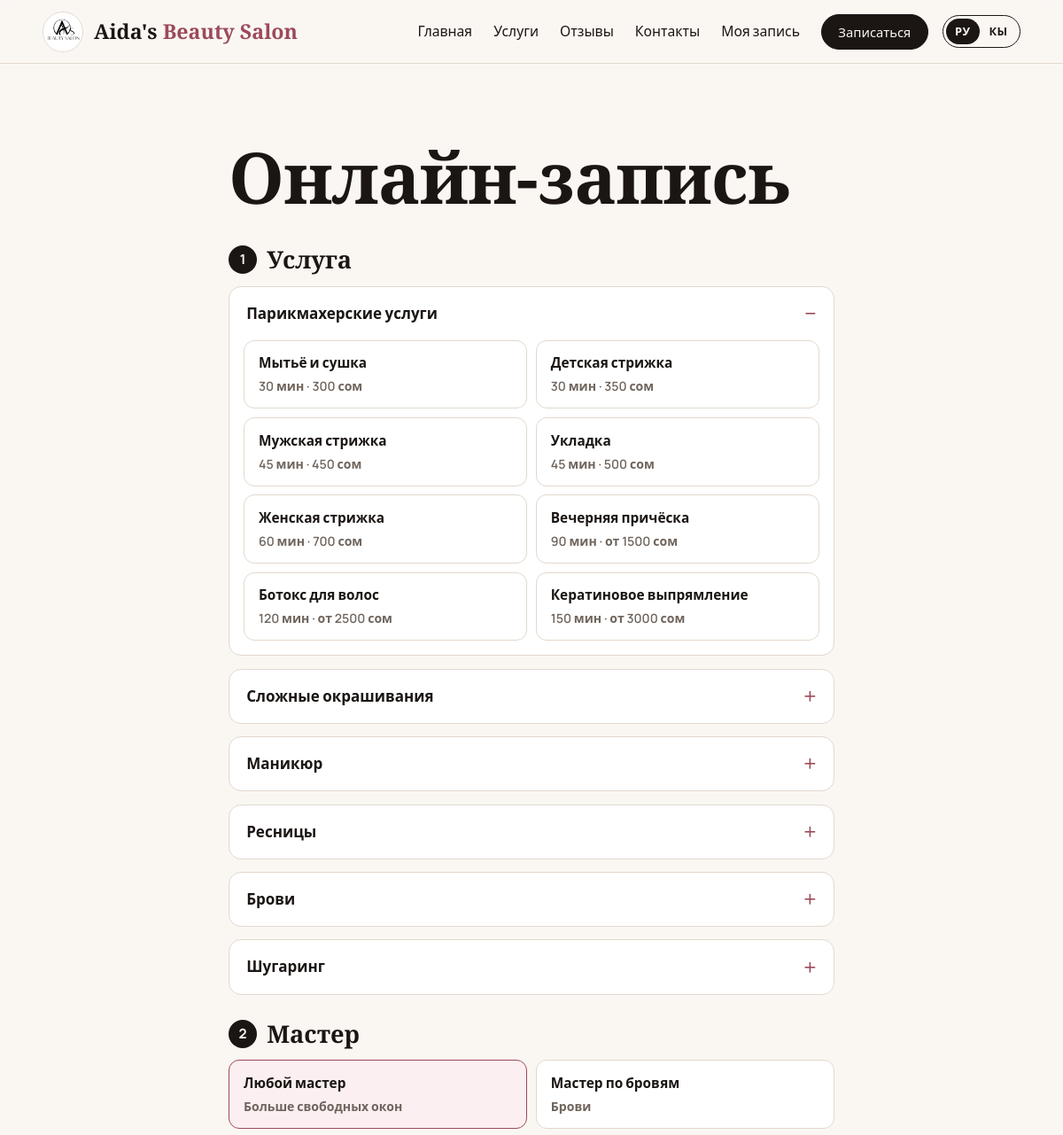
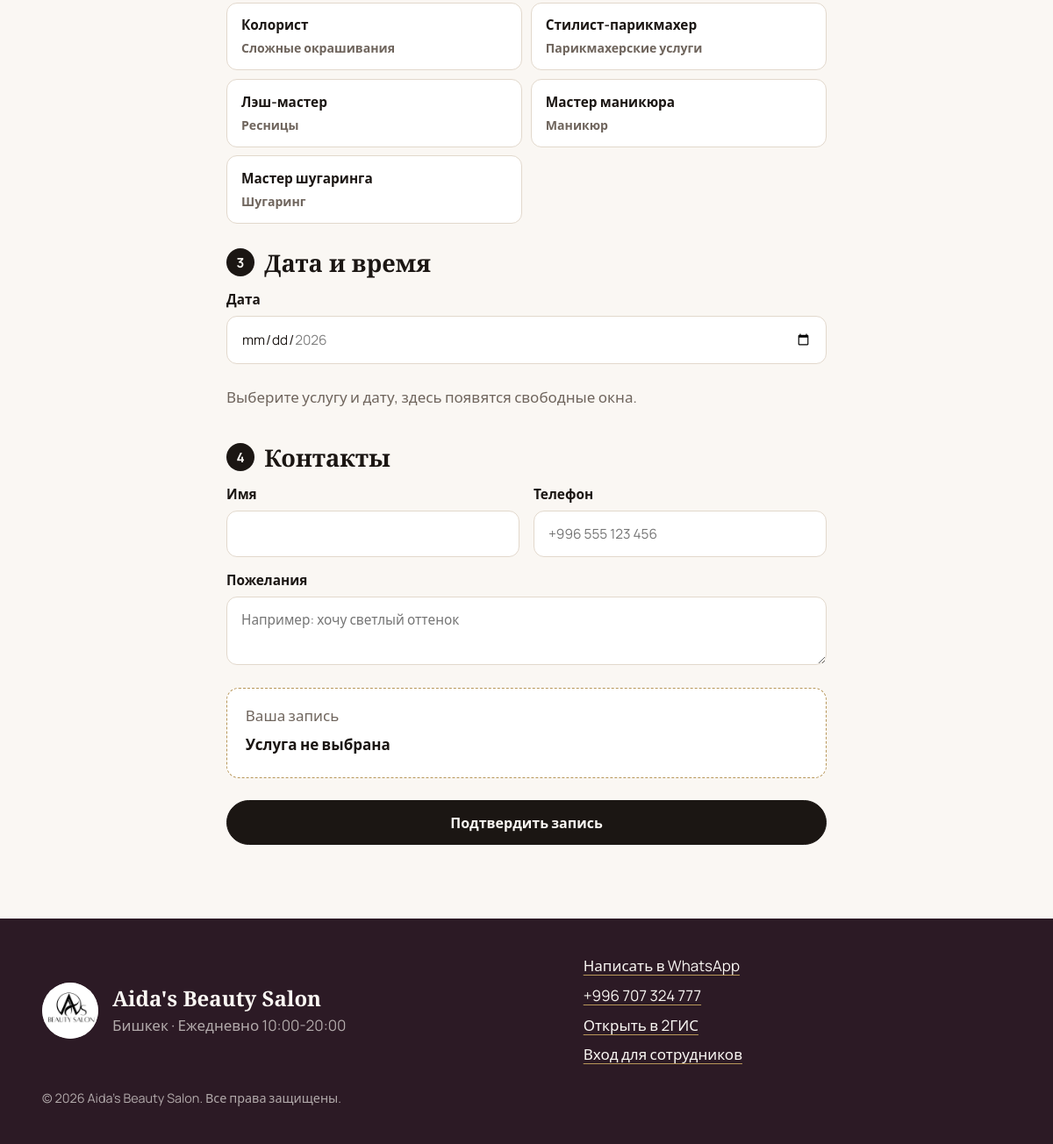
The page /booking on the database its author committed (2 pictures, top to bottom).
### tables this page shows
CREATE TABLE services (
    id          INTEGER PRIMARY KEY AUTOINCREMENT,
    category    TEXT    NOT NULL,
    name_ru     TEXT    NOT NULL,
    name_ky     TEXT    NOT NULL DEFAULT '',
    desc_ru     TEXT    NOT NULL DEFAULT '',
    desc_ky     TEXT    NOT NULL DEFAULT '',
    price       INTEGER NOT NULL CHECK (price >= 0),
    price_from  INTEGER NOT NULL DEFAULT 0,
    duration    INTEGER NOT NULL CHECK (duration BETWEEN 15 AND 480),
    active      INTEGER NOT NULL DEFAULT 1
);

CREATE TABLE masters (
    id       INTEGER PRIMARY KEY AUTOINCREMENT,
    category TEXT    NOT NULL,
    name_ru  TEXT    NOT NULL,
    name_ky  TEXT    NOT NULL DEFAULT '',
    active   INTEGER NOT NULL DEFAULT 1
);

### app.py (the view, shortened to what this page needs)
@app.route("/booking", methods=["GET", "POST"])
def booking():
    form = {
        "service": to_int(request.args.get("service")),
        "master": to_int(request.args.get("master")),
        "day": request.args.get("day", ""),
        "time": "", "name": "", "phone": "", "note": "",
    }
    slots = []
    service = query("SELECT * FROM services WHERE id = ?", (form["service"],), one=True)
    day = parse_day(form["day"])
    if service and day_in_range(day):
        slots = [fmt_min(m) for m in free_slots(day, form["master"], service)]
    today = date.today()
    return render_template(
        "booking.html", groups=services_by_category(), form=form, slots=slots,
        masters=query("SELECT * FROM masters WHERE active = 1 ORDER BY category, id"),
        min_day=today.isoformat(), max_day=(today + timedelta(days=BOOK_DAYS_AHEAD)).isoformat(),
    )

### app.py (called while the page is built)
def get_db():
    if "db" not in g:
        g.db = sqlite3.connect(DATABASE, isolation_level=None)
        g.db.row_factory = sqlite3.Row
        g.db.execute("PRAGMA foreign_keys = ON")
    return g.db

def query(sql, args=(), one=False):
    rows = get_db().execute(sql, args).fetchall()
    return (rows[0] if rows else None) if one else rows

@app.before_request
def pick_language():
    lang = session.get("lang")
    if lang not in LANGS:
        lang = request.accept_languages.best_match(list(LANGS), default=DEFAULT_LANG)
    g.lang = lang

def t(key, **kwargs):
    return translate(g.lang, key, **kwargs)

def loc(row, field):
    value = row[f"{field}_{g.lang}"] if f"{field}_{g.lang}" in row.keys() else ""
    return value or row[f"{field}_ru"]

def category_info(key):
    for k, ru, ky, d_ru, d_ky in seed_data.CATEGORIES:
        if k == key:
            return {"key": k, "name": ky if g.lang == "ky" else ru, "desc": d_ky if g.lang == "ky" else d_ru}
    return {"key": key, "name": key, "desc": ""}

def categories():
    return [category_info(c[0]) for c in seed_data.CATEGORIES]

def csrf_token():
    if "_csrf" not in session:
        session["_csrf"] = secrets.token_urlsafe(24)
    return session["_csrf"]

@app.before_request
def protect_from_csrf():
    if request.method == "POST":
        sent = request.form.get("_csrf") or request.headers.get("X-CSRF-Token", "")
        if not sent or not secrets.compare_digest(sent, session.get("_csrf", "")):
            abort(400, description="csrf")

@app.after_request
def security_headers(resp):
    resp.headers["X-Content-Type-Options"] = "nosniff"
    resp.headers["X-Frame-Options"] = "DENY"
    resp.headers["Referrer-Policy"] = "same-origin"
    resp.headers["Content-Security-Policy"] = (
        "default-src 'self'; script-src 'self'; "
        "style-src 'self' 'unsafe-inline' https://fonts.googleapis.com; "
        "font-src https://fonts.gstatic.com; img-src 'self' data: https:; "
        "connect-src 'self'; frame-ancestors 'none'; form-action 'self'"
    )
    return resp

def to_int(value, default=0):
    try:
        return int(value)
    except (TypeError, ValueError):
        return default

def parse_day(value):
    try:
        return date.fromisoformat(value)
    except (TypeError, ValueError):
        return None

def whatsapp_link(text=""):
    base = f"https://wa.me/{WHATSAPP_DIGITS}"
    return f"{base}?text={quote(text)}" if text else base

### templates/booking.html (shortened to what this page needs)
{% extends 'base.html' %}
{% block content %}
<section class="section narrow">
  <h1>{{ t('book.title') }}</h1>
  <form method="post" id="booking-form" class="wizard" novalidate
        data-slots-url="{{ url_for('api_slots') }}"
        data-currency="{{ t('currency') }}" data-min="{{ t('minutes') }}"
        data-msg-none="{{ t('book.summary_none') }}" data-msg-hint="{{ t('book.slots_hint') }}"
        data-msg-search="{{ t('book.searching') }}" data-msg-empty="{{ t('book.no_slots') }}"
        data-msg-net="{{ t('book.net_error') }}" data-msg-service="{{ t('book.err_service') }}"
        data-msg-date="{{ t('book.err_date') }}" data-msg-time="{{ t('book.err_time') }}">
    <fieldset>
      <legend><span class="step">1</span>{{ t('book.step_service') }}</legend>
      {% for g in groups %}
      {% set open_group = (form.service in g.rows | map(attribute='id') | list) or (not form.service and loop.first) %}
      <details class="svc-group" {{ 'open' if open_group }}>
        <summary>{{ g.cat.name }}</summary>
        <div class="choices">
          {% for s in g.rows %}
          <label class="choice">
            <span class="choice-body"><strong>{{ L(s, 'name') }}</strong>
              <span class="muted">{{ s.duration }} {{ t('minutes') }} · {{ price_label(s.price, s.price_from) }}</span></span>
          </label>
          {% endfor %}
        </div>
      </details>
      {% endfor %}
    </fieldset>
    <fieldset>
      <legend><span class="step">2</span>{{ t('book.step_master') }}</legend>
      <div class="choices" id="masters">
        <label class="choice">
          <span class="choice-body"><strong>{{ t('book.any_master') }}</strong><span class="muted">{{ t('book.any_master_hint') }}</span></span>
        </label>
        {% for m in masters %}
        <label class="choice master" data-category="{{ m.category }}">
          <span class="choice-body"><strong>{{ L(m, 'name') }}</strong><span class="muted">{{ category_info(m.category).name }}</span></span>
        </label>
        {% endfor %}
      </div>
    </fieldset>
    <fieldset>
      <legend><span class="step">3</span>{{ t('book.step_time') }}</legend>
      <label class="day-field">{{ t('book.date') }}
        <input type="date" name="day" id="day" value="{{ form.day }}" min="{{ min_day }}" max="{{ max_day }}" required>
      </label>
      <div id="slots" class="slots" aria-live="polite">
        {% for s in slots %}
        <label class="slot"><input type="radio" name="time" value="{{ s }}" {{ 'checked' if form.time == s }}><span>{{ s }}</span></label>
        {% else %}<p class="muted slots-note">{{ t('book.slots_hint') }}</p>{% endfor %}
      </div>
    </fieldset>
    <fieldset>
      <legend><span class="step">4</span>{{ t('book.step_contacts') }}</legend>
      <div class="row">
        <label>{{ t('book.name') }}<input name="name" value="{{ form.name }}" autocomplete="name" required></label>
        <label>{{ t('book.phone') }}<input name="phone" type="tel" inputmode="tel" value="{{ form.phone }}" placeholder="+996 555 123 456" autocomplete="tel" required></label>
      </div>
      <label>{{ t('book.note') }}<textarea name="note" rows="2" placeholder="{{ t('book.note_ph') }}">{{ form.note }}</textarea></label>
    </fieldset>
    <div class="summary" id="summary" aria-live="polite">
      <p class="muted">{{ t('book.summary') }}</p>
      <p><strong id="sum-service">{{ t('book.summary_none') }}</strong></p>
    </div>
    <button class="btn full" type="submit">{{ t('book.submit') }}</button>
  </form>
</section>
{% endblock %}

### templates/base.html (shortened to what this page needs)
<!doctype html>
<html lang="{{ lang }}" class="no-js">
<head>
  <link rel="stylesheet" href="{{ url_for('static', filename='css/style.css') }}?v={{ asset_v }}">
</head>
<body>
<header class="site-header" id="top">
  <a class="brand" href="{{ url_for('index') }}" aria-label="{{ site.name }}">
    <img class="brand-logo" src="{{ site.logo_url }}" alt="{{ t('aria.logo') }}" width="46" height="46">
    <span class="brand-name">Aida's <em>Beauty Salon</em></span>
  </a>
  <nav id="nav" class="nav" aria-label="{{ t('nav.menu') }}">
    <a href="{{ url_for('index') }}">{{ t('nav.home') }}</a>
    <a href="{{ url_for('services') }}">{{ t('nav.services') }}</a>
    <a href="{{ url_for('reviews') }}">{{ t('nav.reviews') }}</a>
    <a href="{{ url_for('contact') }}">{{ t('nav.contacts') }}</a>
    <a href="{{ url_for('lookup') }}">{{ t('nav.lookup') }}</a>
    <a class="btn small nav-cta" href="{{ url_for('booking') }}">{{ t('nav.book') }}</a>
  </nav>
  <div class="header-tools">
    <div class="lang" role="group" aria-label="{{ t('aria.lang') }}">
      {% for code, label in langs %}
      <a href="{{ url_for('set_language', code=code) }}" {% if code == lang %}aria-current="true"{% endif %} hreflang="{{ code }}">{{ label }}</a>
      {% endfor %}
    </div>
  </div>
</header>
<main id="main">
  {% block content %}{% endblock %}
</main>
<footer class="site-footer">
  <div class="footer-brand">
    <img src="{{ site.logo_url }}" alt="" width="64" height="64">
    <div>
      <strong>{{ site.name }}</strong>
      <p class="muted">{{ site.city }} · {{ site.hours }}</p>
    </div>
  </div>
  <div class="footer-links">
    <a href="{{ site.wa }}" target="_blank" rel="noopener">{{ t('cta.whatsapp') }}</a>
    <a href="{{ site.tel }}">{{ site.phone }}</a>
    <a href="{{ site.map_url }}" target="_blank" rel="noopener">{{ t('cta.map') }}</a>
    {% if is_admin %}
    <form method="post" action="{{ url_for('admin_logout') }}" class="inline">
      <input type="hidden" name="_csrf" value="{{ csrf_token() }}"><button class="link-btn">{{ t('footer.logout') }}</button>
    </form>
    {% else %}<a href="{{ url_for('admin_login') }}">{{ t('footer.staff') }}</a>{% endif %}
  </div>
  <p class="muted copy">&copy; {{ year }} {{ site.name }}. {{ t('footer.rights') }}.</p>
</footer>
</body>
</html>

### rows shown on the page
services: cat.name "Парикмахерские услуги", name_ru "Мытьё и сушка", duration "30", t "мин", price+price_from "300 сом"
services: name_ru "Детская стрижка", duration "30", t "мин", price+price_from "350 сом"
services: name_ru "Мужская стрижка", duration "45", t "мин", price+price_from "450 сом"
services: name_ru "Укладка", duration "45", t "мин", price+price_from "500 сом"
services: name_ru "Женская стрижка", duration "60", t "мин", price+price_from "700 сом"
services: name_ru "Вечерняя причёска", duration "90", t "мин", price+price_from "от 1500 сом"
services: name_ru "Ботокс для волос", duration "120", t "мин", price+price_from "от 2500 сом"
services: name_ru "Кератиновое выпрямление", duration "150", t "мин", price+price_from "от 3000 сом"
services: cat.name "Сложные окрашивания"
services: cat.name "Ресницы"
services: cat.name "Брови"
masters: name_ru "Мастер по бровям", category "Брови"
masters: name_ru "Колорист", category "Сложные окрашивания"
masters: name_ru "Стилист-парикмахер", category "Парикмахерские услуги"
masters: name_ru "Лэш-мастер", category "Ресницы"
masters: name_ru "Мастер маникюра", category "Маникюр"
masters: name_ru "Мастер шугаринга", category "Шугаринг"

### other values the page prints
{{ t('nav.home') }} "Главная"
{{ t('nav.services') }} "Услуги"
{{ t('nav.reviews') }} "Отзывы"
{{ t('nav.contacts') }} "Контакты"
{{ t('nav.lookup') }} "Моя запись"
{{ t('nav.book') }} "Записаться"
{{ label }} "РУ" "КЫ"
{{ t('book.title') }} "Онлайн-запись"
{{ t('book.step_service') }} "Услуга"
{{ g.cat.name }} "Маникюр" "Шугаринг"
{{ t('book.step_master') }} "Мастер"
{{ t('book.any_master') }} "Любой мастер"
{{ t('book.any_master_hint') }} "Больше свободных окон"
{{ t('book.step_time') }} "Дата и время"
{{ t('book.date') }} "Дата"
